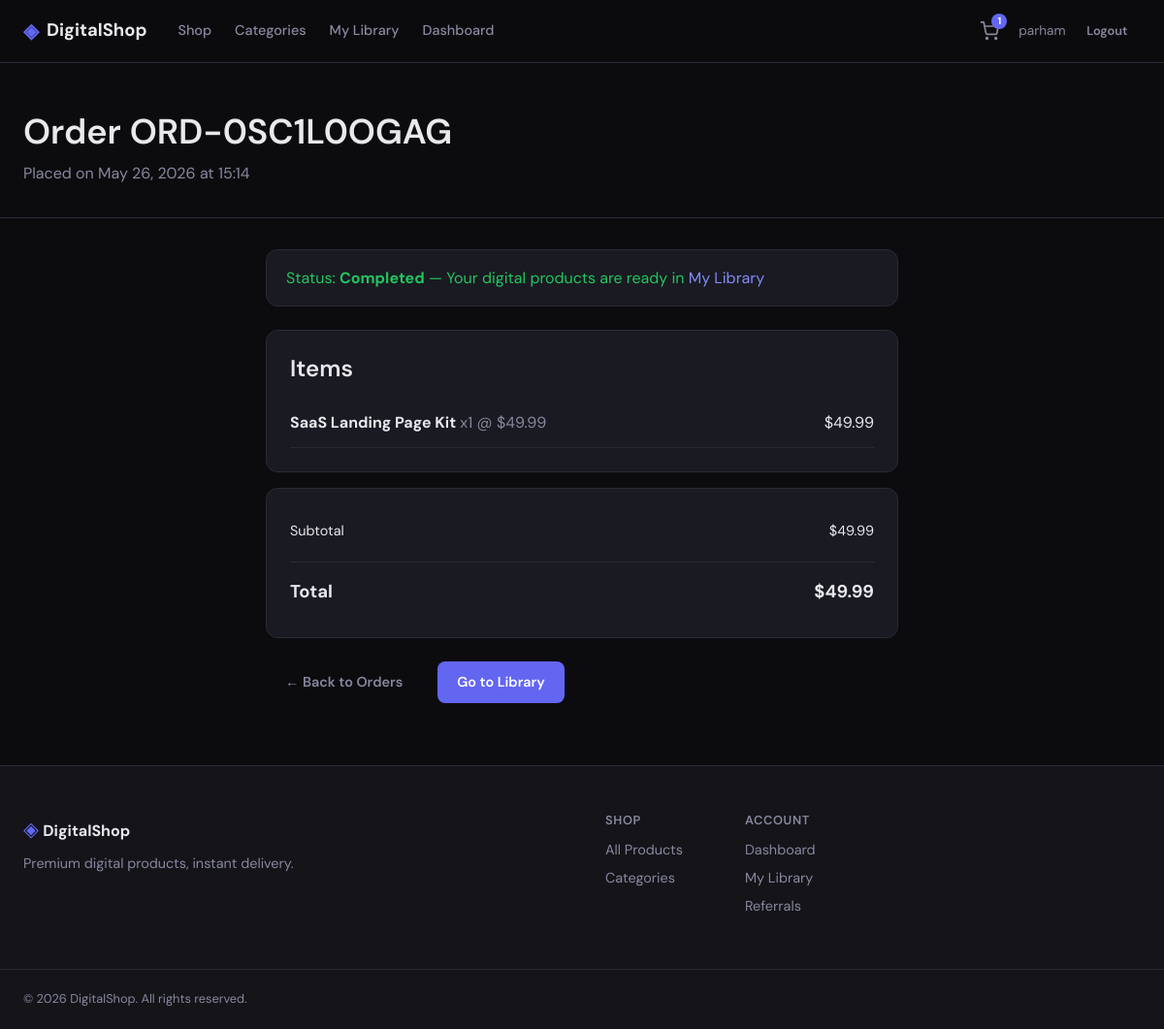
The app's page /orders/ORD-0SC1L0OGAG/ (signed in) with its own data.
### apps/orders/models.py (models this page shows, shortened)
class Order(TimeStampedModel):
    STATUS_CHOICES = [
        ("pending", "Pending"),
        ("paid", "Paid"),
        ("completed", "Completed"),
        ("cancelled", "Cancelled"),
        ("refunded", "Refunded"),
    ]
    order_number = models.CharField(
        max_length=20,
        unique=True,
        default=generate_order_number,
        editable=False,
    )
    user = models.ForeignKey(
        settings.AUTH_USER_MODEL,
        on_delete=models.PROTECT,
        related_name="orders",
    )
    status = models.CharField(max_length=20, choices=STATUS_CHOICES, default="pending")
    subtotal = models.DecimalField(max_digits=10, decimal_places=2)
    discount_amount = models.DecimalField(max_digits=10, decimal_places=2, default=0)
    referral_credit_used = models.DecimalField(max_digits=10, decimal_places=2, default=0)
    total = models.DecimalField(max_digits=10, decimal_places=2)
    coupon = models.ForeignKey(
        "promotions.Coupon",
        on_delete=models.SET_NULL,
        null=True,
        blank=True,
        related_name="orders",
    )
    coupon_code = models.CharField(max_length=50, blank=True)
    notes = models.TextField(blank=True)
    paid_at = models.DateTimeField(null=True, blank=True)
    class Meta:
        db_table = "orders_order"
        ordering = ["-created_at"]

class OrderItem(TimeStampedModel):
    order = models.ForeignKey(Order, on_delete=models.CASCADE, related_name="items")
    product = models.ForeignKey(Product, on_delete=models.PROTECT)
    product_title = models.CharField(max_length=200)
    unit_price = models.DecimalField(max_digits=10, decimal_places=2)
    quantity = models.PositiveIntegerField(default=1)
    line_total = models.DecimalField(max_digits=10, decimal_places=2)
    class Meta:
        db_table = "orders_order_item"

### apps/cart/views.py (the view)
# urls.py: path("<str:order_number>/", cart_views.order_detail, name="detail"),
@login_required
def order_detail(request, order_number):
    order = get_object_or_404(
        Order.objects.prefetch_related("items__product"),
        order_number=order_number,
        user=request.user,
    )
    return render(request, "orders/order_detail.html", {"order": order})

### apps/cart/context_processors.py (called while the page is built)
def cart_context(request):
    try:
        cart = get_or_create_cart(request)
        return {
            "cart_item_count": cart.total_items,
        }
    except Exception:
        return {"cart_item_count": 0}

### apps/cart/models.py (called while the page is built)
    @property
    def total_items(self):
        return sum(item.quantity for item in self.items.all())

### apps/cart/services.py (called while the page is built, shortened)
def get_or_create_cart(request):
    if request.user.is_authenticated:
        cart, _ = Cart.objects.get_or_create(user=request.user)
        return cart

### templates/orders/order_detail.html (shortened to what this page needs)
{% extends "base.html" %}
{% block content %}
<div class="page-header">
    <div class="container">
        <h1>Order {{ order.order_number }}</h1>
        <p>Placed on {{ order.created_at|date:"F d, Y \a\t H:i" }}</p>
    </div>
</div>
<div class="container order-detail">
    <div class="order-status-banner status-{{ order.status }}">
        Status: <strong>{{ order.get_status_display }}</strong>
        {% if order.status == "completed" %}
            — Your digital products are ready in <a href="{% url 'accounts:library' %}">My Library</a>
        {% endif %}
    </div>
    <div class="order-items-card">
        <h2>Items</h2>
        {% for item in order.items.all %}
        <div class="order-item-row">
            <div>
                <strong>{{ item.product_title }}</strong>
                <span class="text-muted">x{{ item.quantity }} @ ${{ item.unit_price }}</span>
            </div>
            <span>${{ item.line_total }}</span>
        </div>
        {% endfor %}
    </div>
    <div class="summary-card order-summary">
        <div class="summary-row"><span>Subtotal</span><span>${{ order.subtotal }}</span></div>
        <div class="summary-row total"><span>Total</span><span>${{ order.total }}</span></div>
    </div>
    <div class="order-actions">
        <a href="{% url 'orders:list' %}" class="btn btn-ghost">← Back to Orders</a>
        {% if order.status == "completed" %}
            <a href="{% url 'accounts:library' %}" class="btn btn-primary">Go to Library</a>
        {% endif %}
    </div>
</div>
{% endblock %}

### templates/base.html (shortened to what this page needs)
{% load static %}
<!DOCTYPE html>
<html lang="en">
<head>
    <link rel="stylesheet" href="{% static 'css/main.css' %}">
</head>
<body>
    <nav class="navbar">
        <div class="container navbar-inner">
            <a href="{% url 'storefront:home' %}" class="logo">
                <span class="logo-icon">◈</span>
                DigitalShop
            </a>
            <div class="nav-links">
                <a href="{% url 'catalog:products' %}">Shop</a>
                <a href="{% url 'catalog:categories' %}">Categories</a>
                {% if user.is_authenticated %}
                    <a href="{% url 'accounts:library' %}">My Library</a>
                    <a href="{% url 'accounts:dashboard' %}">Dashboard</a>
                {% endif %}
            </div>
            <div class="nav-actions">
                <a href="{% url 'cart:detail' %}" class="cart-btn">
                    <svg width="20" height="20" viewBox="0 0 24 24" fill="none" stroke="currentColor" stroke-width="2"><circle cx="9" cy="21" r="1"/><circle cx="20" cy="21" r="1"/><path d="M1 1h4l2.68 13.39a2 2 0 0 0 2 1.61h9.72a2 2 0 0 0 2-1.61L23 6H6"/></svg>
                    {% if cart_item_count %}<span class="cart-badge">{{ cart_item_count }}</span>{% endif %}
                </a>
                {% if user.is_authenticated %}
                    <div class="user-menu">
                        <span class="user-name">{{ user.username }}</span>
                        <a href="{% url 'accounts:logout' %}" class="btn btn-ghost btn-sm">Logout</a>
                    </div>
                {% else %}
                    <a href="{% url 'accounts:login' %}" class="btn btn-ghost btn-sm">Login</a>
                    <a href="{% url 'accounts:register' %}" class="btn btn-primary btn-sm">Sign Up</a>
                {% endif %}
            </div>
        </div>
    </nav>
    <main>
        {% block content %}{% endblock %}
    </main>
    <footer class="footer">
        <div class="container footer-inner">
            <div class="footer-brand">
                <span class="logo-icon">◈</span>
                <strong>DigitalShop</strong>
                <p>Premium digital products, instant delivery.</p>
            </div>
            <div class="footer-links">
                <div>
                    <h4>Shop</h4>
                    <a href="{% url 'catalog:products' %}">All Products</a>
                    <a href="{% url 'catalog:categories' %}">Categories</a>
                </div>
                <div>
                    <h4>Account</h4>
                    <a href="{% url 'accounts:dashboard' %}">Dashboard</a>
                    <a href="{% url 'accounts:library' %}">My Library</a>
                    <a href="{% url 'accounts:referrals' %}">Referrals</a>
                </div>
            </div>
        </div>
        <div class="footer-bottom container">
            <p>&copy; 2026 DigitalShop. All rights reserved.</p>
        </div>
    </footer>
</body>
</html>

### records on screen
Order: order_number "ORD-0SC1L0OGAG", created_at "May 26, 2026 at 15:14", status "Completed", subtotal "49.99", total "49.99"
OrderItem: product_title "SaaS Landing Page Kit", quantity "1", unit_price "49.99", line_total "49.99"

### other values on screen
{{ cart_item_count }} "1"
{{ user.username }} "parham"
